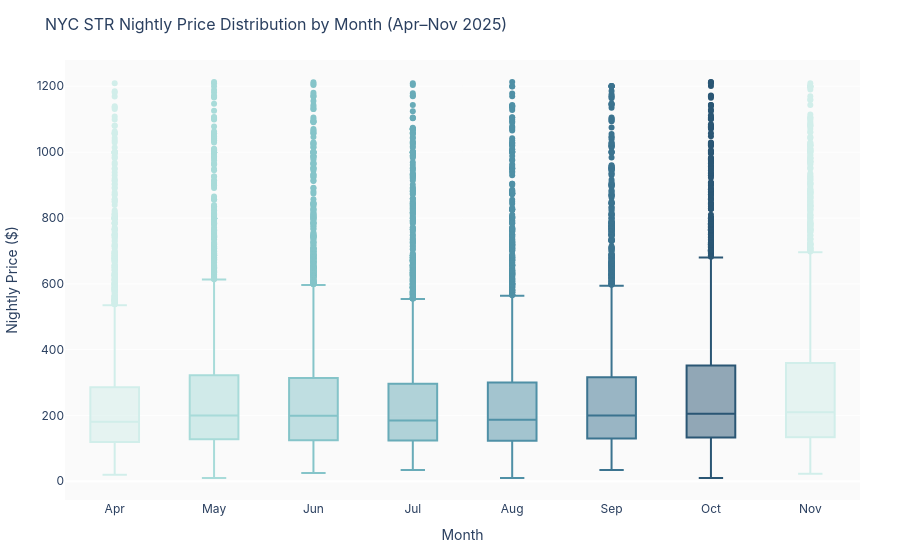

Notebook code for this chart:
### Markdown cell above
---
## Plot 2 — Price distribution by month

### Code cell
month_labels = {4:'Apr',5:'May',6:'Jun',7:'Jul',8:'Aug',9:'Sep',10:'Oct',11:'Nov'}
sf['month_label'] = sf['month'].map(month_labels)
month_order = ['Apr','May','Jun','Jul','Aug','Sep','Oct','Nov']

# Cap display at 99th percentile for readability
p99 = sf['price_numeric'].quantile(0.99)
sf_plot = sf[sf['price_numeric'] <= p99].copy()

fig = px.box(
    sf_plot,
    x='month_label', y='price_numeric',
    category_orders={'month_label': month_order},
    color='month_label',
    color_discrete_sequence=px.colors.sequential.Teal,
    labels={'month_label': 'Month', 'price_numeric': 'Nightly Price ($)'},
    title='NYC STR Nightly Price Distribution by Month (Apr–Nov 2025)',
)

fig.update_traces(showlegend=False)
fig.update_layout(title_font_size=16)

save(fig, '02_price_by_month')
fig.show()

### Figure 1 — Plotly figure (JSON) as saved in the notebook; plotly's stock layout.template omitted (floating-point values rounded to 4 significant figures; data arrays with more than 128 entries replaced by an {"elided": "..."} marker saying what was removed)
{"data": [{"alignmentgroup": "True", "hovertemplate": "Month=%{x}<br>Nightly Price ($)=%{y}<extra></extra>", "legendgroup": "Apr", "marker": {"color": "rgb(209, 238, 234)"}, "name": "Apr", "notched": false, "offsetgroup": "Apr", "orientation": "v", "showlegend": false, "type": "box", "x": {"elided": "3298 str values"}, "x0": " ", "xaxis": "x", "y": {"elided": "3298 float values"}, "y0": " ", "yaxis": "y"}, {"alignmentgroup": "True", "hovertemplate": "Month=%{x}<br>Nightly Price ($)=%{y}<extra></extra>", "legendgroup": "May", "marker": {"color": "rgb(168, 219, 217)"}, "name": "May", "notched": false, "offsetgroup": "May", "orientation": "v", "showlegend": false, "type": "box", "x": {"elided": "3369 str values"}, "x0": " ", "xaxis": "x", "y": {"elided": "3369 float values"}, "y0": " ", "yaxis": "y"}, {"alignmentgroup": "True", "hovertemplate": "Month=%{x}<br>Nightly Price ($)=%{y}<extra></extra>", "legendgroup": "Jun", "marker": {"color": "rgb(133, 196, 201)"}, "name": "Jun", "notched": false, "offsetgroup": "Jun", "orientation": "v", "showlegend": false, "type": "box", "x": {"elided": "3357 str values"}, "x0": " ", "xaxis": "x", "y": {"elided": "3357 float values"}, "y0": " ", "yaxis": "y"}, {"alignmentgroup": "True", "hovertemplate": "Month=%{x}<br>Nightly Price ($)=%{y}<extra></extra>", "legendgroup": "Jul", "marker": {"color": "rgb(104, 171, 184)"}, "name": "Jul", "notched": false, "offsetgroup": "Jul", "orientation": "v", "showlegend": false, "type": "box", "x": {"elided": "3407 str values"}, "x0": " ", "xaxis": "x", "y": {"elided": "3407 float values"}, "y0": " ", "yaxis": "y"}, {"alignmentgroup": "True", "hovertemplate": "Month=%{x}<br>Nightly Price ($)=%{y}<extra></extra>", "legendgroup": "Aug", "marker": {"color": "rgb(79, 144, 166)"}, "name": "Aug", "notched": false, "offsetgroup": "Aug", "orientation": "v", "showlegend": false, "type": "box", "x": {"elided": "3567 str values"}, "x0": " ", "xaxis": "x", "y": {"elided": "3567 float values"}, "y0": " ", "yaxis": "y"}, {"alignmentgroup": "True", "hovertemplate": "Month=%{x}<br>Nightly Price ($)=%{y}<extra></extra>", "legendgroup": "Sep", "marker": {"color": "rgb(59, 115, 143)"}, "name": "Sep", "notched": false, "offsetgroup": "Sep", "orientation": "v", "showlegend": false, "type": "box", "x": {"elided": "3543 str values"}, "x0": " ", "xaxis": "x", "y": {"elided": "3543 float values"}, "y0": " ", "yaxis": "y"}, {"alignmentgroup": "True", "hovertemplate": "Month=%{x}<br>Nightly Price ($)=%{y}<extra></extra>", "legendgroup": "Oct", "marker": {"color": "rgb(42, 86, 116)"}, "name": "Oct", "notched": false, "offsetgroup": "Oct", "orientation": "v", "showlegend": false, "type": "box", "x": {"elided": "3562 str values"}, "x0": " ", "xaxis": "x", "y": {"elided": "3562 float values"}, "y0": " ", "yaxis": "y"}, {"alignmentgroup": "True", "hovertemplate": "Month=%{x}<br>Nightly Price ($)=%{y}<extra></extra>", "legendgroup": "Nov", "marker": {"color": "rgb(209, 238, 234)"}, "name": "Nov", "notched": false, "offsetgroup": "Nov", "orientation": "v", "showlegend": false, "type": "box", "x": {"elided": "3860 str values"}, "x0": " ", "xaxis": "x", "y": {"elided": "3860 float values"}, "y0": " ", "yaxis": "y"}], "layout": {"boxmode": "overlay", "font": {"family": "Inter, Arial, sans-serif"}, "legend": {"title": {"text": "Month"}, "tracegroupgap": 0}, "margin": {"b": 60, "l": 60, "r": 40, "t": 60}, "paper_bgcolor": "#FFFFFF", "plot_bgcolor": "#FAFAFA", "title": {"font": {"size": 16}, "text": "NYC STR Nightly Price Distribution by Month (Apr–Nov 2025)"}, "xaxis": {"anchor": "y", "categoryarray": ["Apr", "May", "Jun", "Jul", "Aug", "Sep", "Oct", "Nov"], "categoryorder": "array", "domain": [0.0, 1.0], "title": {"text": "Month"}}, "yaxis": {"anchor": "x", "domain": [0.0, 1.0], "title": {"text": "Nightly Price ($)"}}}}
